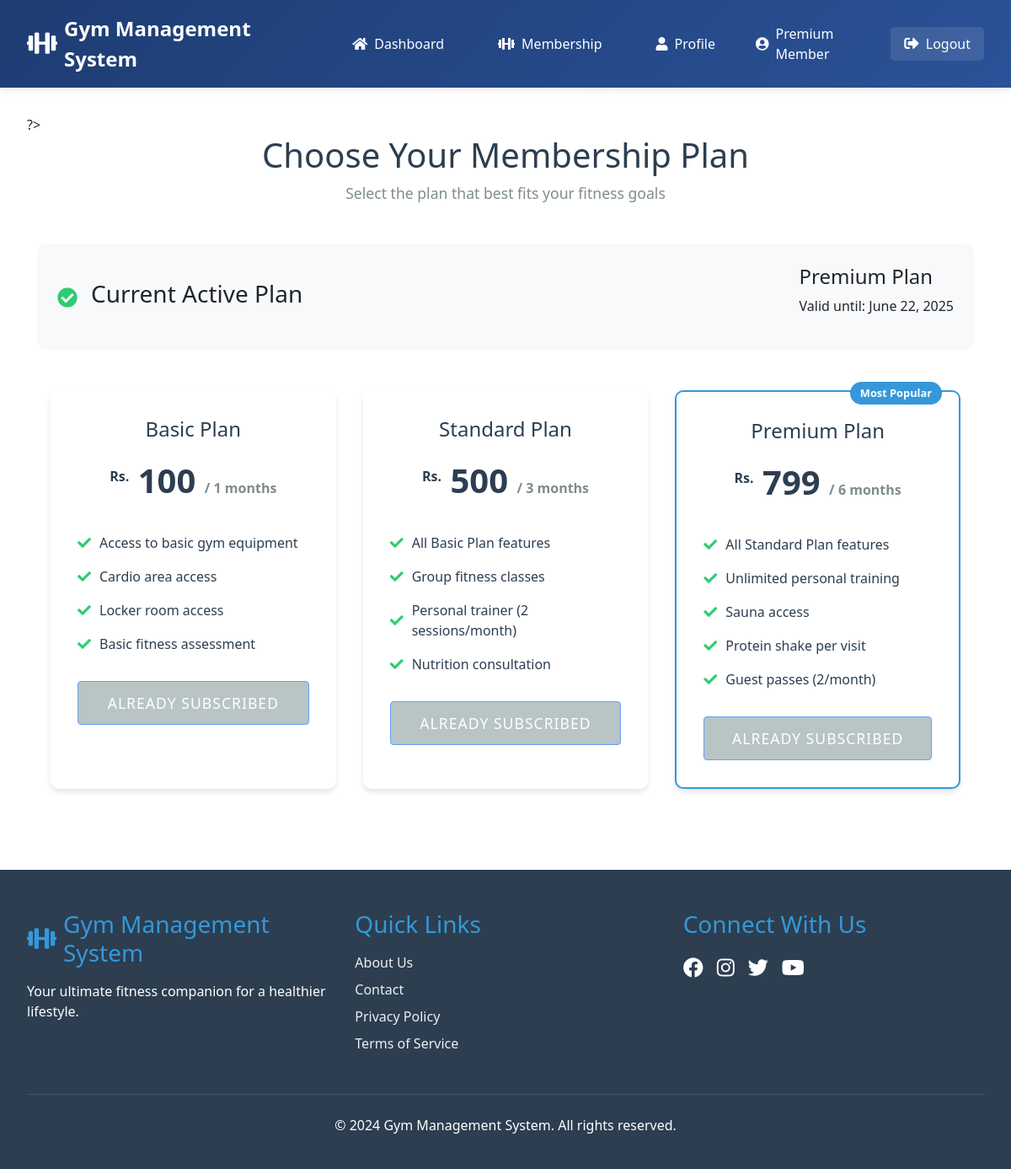
The app's page /user/membership.php (signed in) with its own data.
### tables this page shows
CREATE TABLE subscriptions (
    subscription_id INT AUTO_INCREMENT PRIMARY KEY,
    user_id INT NOT NULL,
    plan_id INT NOT NULL,
    subscription_date TIMESTAMP DEFAULT CURRENT_TIMESTAMP,
    payment_status ENUM('Pending', 'Paid', 'Approved', 'Rejected') DEFAULT 'Pending',
    approval_date TIMESTAMP NULL,
    admin_note TEXT NULL,
    FOREIGN KEY (user_id) REFERENCES users(user_id) ON DELETE CASCADE,
    FOREIGN KEY (plan_id) REFERENCES gym_plans(plan_id) ON DELETE CASCADE
);

CREATE TABLE gym_plans (
    plan_id INT AUTO_INCREMENT PRIMARY KEY,
    plan_name VARCHAR(100) NOT NULL,
    plan_description TEXT,
    plan_price DECIMAL(10, 2) NOT NULL,
    plan_duration INT NOT NULL  
);

### user/membership.php (the view, shortened to what this page needs)
<?php
require_once '../includes/header.php';
$user_id = $_SESSION['user_id'];
$plans_sql = "SELECT * FROM gym_plans ORDER BY plan_price ASC";
$plans_result = mysqli_query($con, $plans_sql);
$subscription_sql = "SELECT s.*, g.plan_name, g.plan_duration
                    FROM subscriptions s
                    JOIN gym_plans g ON s.plan_id = g.plan_id
                    WHERE s.user_id = ? AND s.payment_status = 'Approved'
                    AND s.subscription_date <= NOW()
                    AND DATE_ADD(s.subscription_date, INTERVAL g.plan_duration MONTH) > NOW()";
$stmt = mysqli_prepare($con, $subscription_sql);
mysqli_stmt_bind_param($stmt, "i", $user_id);
mysqli_stmt_execute($stmt);
$current_subscription = mysqli_stmt_get_result($stmt)->fetch_assoc();
?>
<div class="container">
    <div class="membership-header">
        <h1>Choose Your Membership Plan</h1>
        <p class="subtitle">Select the plan that best fits your fitness goals</p>
    </div>
    <?php if ($current_subscription): ?>
    <div class="current-plan-card">
        <div class="plan-status">
            <i class="fas fa-check-circle"></i>
            <h3>Current Active Plan</h3>
        </div>
        <div class="plan-details">
            <h4><?php echo htmlspecialchars($current_subscription['plan_name']); ?></h4>
            <p>Valid until: <?php echo date('F j, Y', strtotime($current_subscription['subscription_date'] . ' + ' . $current_subscription['plan_duration'] . ' months')); ?></p>
        </div>
    </div>
    <?php endif; ?>
    <div class="membership-grid">
        <?php while ($plan = mysqli_fetch_assoc($plans_result)): ?>
        <div class="plan-card <?php echo $plan['plan_name'] === 'Premium Plan' ? 'featured' : ''; ?>">
            <?php if ($plan['plan_name'] === 'Premium Plan'): ?>
            <div class="featured-badge">Most Popular</div>
            <?php endif; ?>
            <div class="plan-header">
                <h3><?php echo htmlspecialchars($plan['plan_name']); ?></h3>
                <div class="plan-price">
                    <span class="currency">Rs.</span>
                    <span class="amount"><?php echo number_format($plan['plan_price']); ?></span>
                    <span class="duration">/ <?php echo $plan['plan_duration']; ?> months</span>
                </div>
            </div>
            <div class="plan-features">
                <?php
                $features = explode("\n", $plan['plan_description']);
                foreach ($features as $feature):
                ?>
                <div class="feature-item">
                    <i class="fas fa-check"></i>
                    <span><?php echo htmlspecialchars(trim($feature)); ?></span>
                </div>
                <?php endforeach; ?>
            </div>
            <form method="POST" class="plan-action">
                <button type="submit" class="btn btn-primary <?php echo $current_subscription ? 'disabled' : ''; ?>"
                        <?php echo $current_subscription ? 'disabled' : ''; ?>>
                    <?php echo $current_subscription ? 'Already Subscribed' : 'Choose Plan'; ?>
                </button>
            </form>
        </div>
        <?php endwhile; ?>
    </div>
</div>
<link rel="stylesheet" href="https://cdnjs.cloudflare.com/ajax/libs/font-awesome/5.15.4/css/all.min.css">
<?php require_once '../includes/footer.php'; ?>

### assets/css/style.css (style rules this page uses)
* { margin: 0; padding: 0; box-sizing: border-box; }
body { font-family: 'Segoe UI', Tahoma, Geneva, Verdana, sans-serif; line-height: 1.6; background-color: #f5f5f5; min-height: 100vh; display: flex; flex-direction: column; }
.btn { display: inline-block; padding: 8px 16px; border: none; border-radius: 4px; cursor: pointer; }
.btn-primary { background-color: #007bff; color: white; }

### user/membership.php (style rules this page uses)
.membership-header { text-align: center; margin-bottom: 3rem; }
.membership-header h1 { font-size: 2.5rem; color: #2c3e50; margin-bottom: 0.5rem; }
.subtitle { color: #7f8c8d; font-size: 1.1rem; }
.membership-grid { display: grid; grid-template-columns: repeat(auto-fit, minmax(300px, 1fr)); gap: 2rem; padding: 1rem; }
.plan-card { background: white; border-radius: 10px; padding: 2rem; position: relative; transition: transform 0.3s ease; box-shadow: 0 4px 6px rgba(0, 0, 0, 0.1); }
.plan-card.featured { border: 2px solid #3498db; }
.featured-badge { position: absolute; top: -12px; right: 20px; background: #3498db; color: white; padding: 4px 12px; border-radius: 20px; font-size: 0.8rem; font-weight: bold; }
.plan-header { text-align: center; margin-bottom: 2rem; }
.plan-header h3 { color: #2c3e50; font-size: 1.5rem; margin-bottom: 1rem; }
.plan-price { font-size: 2.5rem; color: #2c3e50; font-weight: bold; }
.currency { font-size: 1rem; vertical-align: super; }
.duration { font-size: 1rem; color: #7f8c8d; }
.plan-features { margin: 2rem 0; }
.feature-item { display: flex; align-items: center; margin-bottom: 1rem; color: #2c3e50; }
.feature-item i { color: #2ecc71; margin-right: 10px; }
.plan-action { text-align: center; }
.plan-action .btn { width: 100%; padding: 12px; font-size: 1.1rem; text-transform: uppercase; letter-spacing: 1px; }
.current-plan-card { background: #f8f9fa; border-radius: 10px; padding: 1.5rem; margin-bottom: 2rem; display: flex; align-items: center; justify-content: space-between; }
.plan-status { display: flex; align-items: center; gap: 1rem; }
.plan-status i { color: #2ecc71; font-size: 1.5rem; }
.btn.disabled { background-color: #95a5a6; cursor: not-allowed; }

### records on screen
subscriptions: plan.plan_name "Premium Plan", subscription_date.plan_duration "June 22, 2025"
gym_plans: plan_name "Basic Plan", plan_price "100", plan_duration "1", plan_description "Access to basic gym equipment", plan_description "Cardio area access", plan_description "Locker room access", plan_description "Basic fitness assessment"
gym_plans: plan_name "Standard Plan", plan_price "500", plan_duration "3", plan_description "All Basic Plan features", plan_description "Group fitness classes", plan_description "Personal trainer (2 sessions/month)", plan_description "Nutrition consultation"
gym_plans: shows "Most Popular", plan_name "Premium Plan", plan_price "799", plan_duration "6", plan_description "All Standard Plan features", plan_description "Unlimited personal training", plan_description "Sauna access", plan_description "Protein shake per visit", plan_description "Guest passes (2/month)"

### other values on screen
SITE_NAME "Gym Management System"
$_SESSION['full_name'] "Premium Member"
